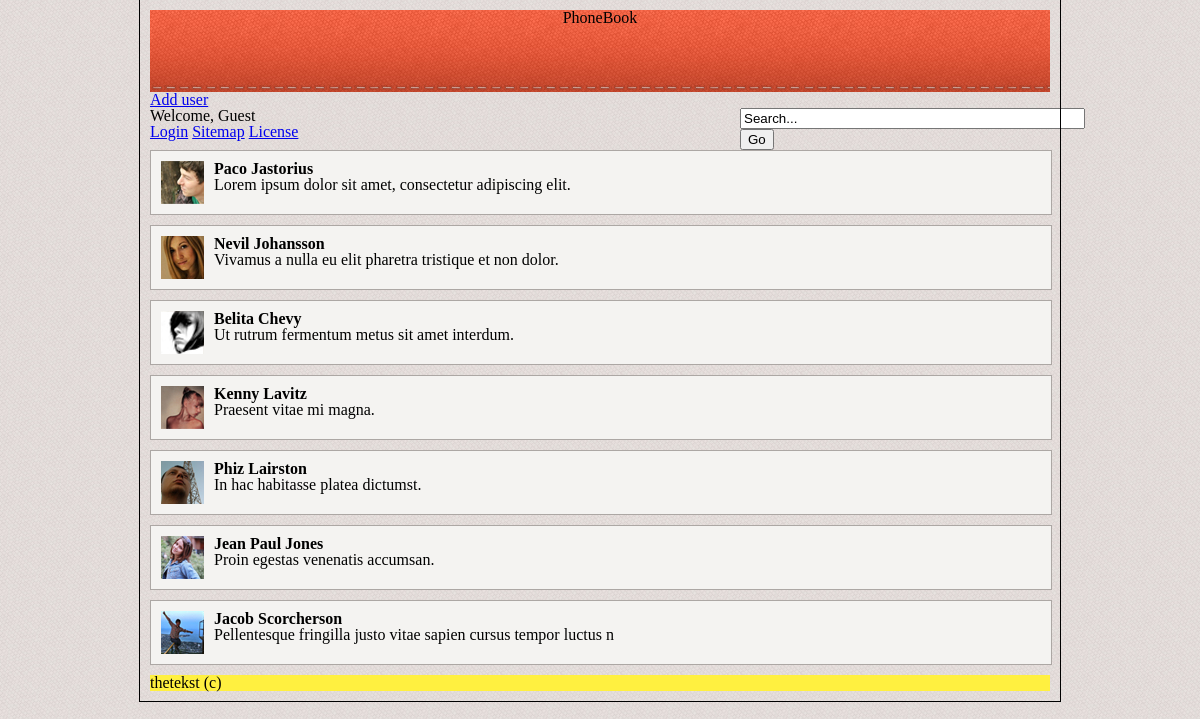
Page /finished.php on the committed database.
### tables this page shows
CREATE TABLE `contacts` (
  `id` INT AUTO_INCREMENT,
  `date` TIMESTAMP DEFAULT CURRENT_TIMESTAMP,
  `name` VARCHAR(14),
  `last_name` VARCHAR(20),
  `description` VARCHAR(64),
  `escapes` INT,
  `screenshot` VARCHAR(64),
  PRIMARY KEY (`id`),
  KEY `name` (`name`)
);

### finished.php (the view, shortened to what this page needs)
<!DOCTYPE html>
<html lang="ru">
<head>
	<link rel="stylesheet" href="css/style.css" />
</head>
<body>
	<div id="wrapper">
		<header>
			 <h1>PhoneBook</h1>
		</header>
		<div id="adduser">
			<p><a href="add_user.php">Add user</a></p>
		</div>
        <div id="status-bar">
        	<div id="status-bar-content">
            <form action="ajaxAction.php" method="post" name="search-form" id="search-form" enctype="multipart/form-data">
                <label for="queryName">
                    <input name="queryName" id="queryID" value="Search..." type="text" size="40"
                    		onkeyUp="searchF();"
                            onblur="if(this.value=='' || this.value=='Введите имя') this.value='Search...';"
                            onfocus="if(this.value=='Search...' || this.value=='Введите имя') this.value='';"/>
					<button name="go" type="button" onClick="test();">Go</button>
                </label>
            </form>
            <div id="status-bar-commands">
            	<p id="welcome">Welcome, Guest</p>
                <p id="action-bar">
                <a href="#login" title="Login">Login</a>
                <a href="#sitemap" title="Sitemap">Sitemap</a>
                <a href="#license" title="License">License</a>
                </p>
            </div>
            </div>
        </div>
		<div class="container">
			<?php
			$search = $_POST['search-form'];
				if(empty($search)){
					$dbc = mysqli_connect(DB_HOST, DB_USER, DB_PASSWORD, DB_NAME)
						or die('Error connecting to MySQL server.');
					$query = "SELECT name, last_name, description, screenshot FROM contacts ORDER BY id";
					$data = mysqli_query($dbc, $query);
					  while ($row = mysqli_fetch_array($data)) {
						echo '<div class="text">';
						echo '<img class="img-block" width="43" height="43" src="' . GW_UPLOADPATH . $row['screenshot'] . '" alt="' . $row['name'] . '" />';
						echo '<p class="block-paragraph">' . "\n";
						echo '<strong>' . $row['name'] .' ' . $row['last_name'] . '</strong><br/>';
						echo $row['description'];
						echo '</p>' . "\n";
						echo '</div>';
					  }
			  } else {
					echo 'форма не пустая';
				}
			?>
        </div>
		<footer>
			 <small>thetekst (c)</small>
		</footer>
	</div>
</body>
</html>

### css/style.css (style rules this page uses)
strong { font-weight: bold !important; }
body { background-image: url(../images/background.jpg); background-repeat: repeat; }
#wrapper { width: 900px; padding: 10px; margin: 0 auto; outline: 1px solid #000; }
header { background-image: url(../images/header.jpg); background-repeat: repeat-x; background-color:#fff040; height:82px; text-align: center; }
form#search-form { float: right; width: 310px; }
div.text { width:100%; min-height:63px; background: #F4F3F1; margin:10px 0; border: 1px solid #aca7a4; }
img.img-block { float:left; clear: left; width:43px; padding:10px; }
div.text p { padding:10px 0 0 0; }
footer { background-color:#fff040; }

### rows in the picture
contacts: screenshot (picture), name "Paco", last_name "Jastorius", description "Lorem ipsum dolor sit amet, consectetur adipiscing elit."
contacts: screenshot (picture), name "Nevil", last_name "Johansson", description "Vivamus a nulla eu elit pharetra tristique et non dolor."
contacts: screenshot (picture), name "Belita", last_name "Chevy", description "Ut rutrum fermentum metus sit amet interdum."
contacts: screenshot (picture), name "Kenny", last_name "Lavitz", description "Praesent vitae mi magna."
contacts: screenshot (picture), name "Phiz", last_name "Lairston", description "In hac habitasse platea dictumst."
contacts: screenshot (picture), name "Jean", last_name "Paul Jones", description "Proin egestas venenatis accumsan."
contacts: screenshot (picture), name "Jacob", last_name "Scorcherson", description "Pellentesque fringilla justo vitae sapien cursus tempor luctus n"
